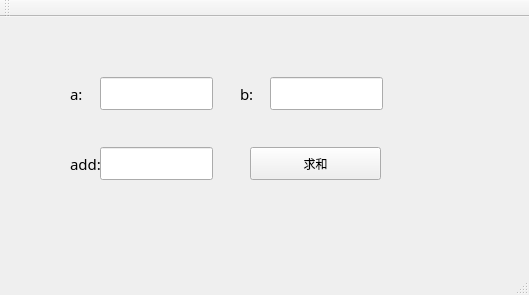
<?xml version="1.0" encoding="UTF-8"?>
<ui version="4.0">
 <class>MainWindow</class>
 <widget class="QMainWindow" name="MainWindow">
  <property name="geometry">
   <rect>
    <x>0</x>
    <y>0</y>
    <width>529</width>
    <height>295</height>
   </rect>
  </property>
  <property name="windowTitle">
   <string>MainWindow</string>
  </property>
  <widget class="QWidget" name="centralWidget">
   <widget class="QLabel" name="label">
    <property name="geometry">
     <rect>
      <x>70</x>
      <y>60</y>
      <width>31</width>
      <height>33</height>
     </rect>
    </property>
    <property name="minimumSize">
     <size>
      <width>0</width>
      <height>33</height>
     </size>
    </property>
    <property name="font">
     <font>
      <family>等线</family>
      <pointsize>11</pointsize>
     </font>
    </property>
    <property name="text">
     <string>a:</string>
    </property>
   </widget>
   <widget class="QLineEdit" name="lineEdit_a">
    <property name="geometry">
     <rect>
      <x>100</x>
      <y>60</y>
      <width>113</width>
      <height>33</height>
     </rect>
    </property>
    <property name="minimumSize">
     <size>
      <width>0</width>
      <height>33</height>
     </size>
    </property>
    <property name="font">
     <font>
      <family>等线</family>
      <pointsize>11</pointsize>
     </font>
    </property>
   </widget>
   <widget class="QLineEdit" name="lineEdit_b">
    <property name="geometry">
     <rect>
      <x>270</x>
      <y>60</y>
      <width>113</width>
      <height>33</height>
     </rect>
    </property>
    <property name="minimumSize">
     <size>
      <width>0</width>
      <height>33</height>
     </size>
    </property>
    <property name="font">
     <font>
      <family>等线</family>
      <pointsize>11</pointsize>
     </font>
    </property>
    <property name="text">
     <string/>
    </property>
   </widget>
   <widget class="QLabel" name="label_2">
    <property name="geometry">
     <rect>
      <x>240</x>
      <y>60</y>
      <width>31</width>
      <height>33</height>
     </rect>
    </property>
    <property name="minimumSize">
     <size>
      <width>0</width>
      <height>33</height>
     </size>
    </property>
    <property name="font">
     <font>
      <family>等线</family>
      <pointsize>11</pointsize>
     </font>
    </property>
    <property name="text">
     <string>b:</string>
    </property>
   </widget>
   <widget class="QLabel" name="label_3">
    <property name="geometry">
     <rect>
      <x>70</x>
      <y>130</y>
      <width>31</width>
      <height>33</height>
     </rect>
    </property>
    <property name="minimumSize">
     <size>
      <width>0</width>
      <height>33</height>
     </size>
    </property>
    <property name="font">
     <font>
      <family>等线</family>
      <pointsize>11</pointsize>
     </font>
    </property>
    <property name="text">
     <string>add:</string>
    </property>
   </widget>
   <widget class="QLineEdit" name="lineEdit_r">
    <property name="geometry">
     <rect>
      <x>100</x>
      <y>130</y>
      <width>113</width>
      <height>33</height>
     </rect>
    </property>
    <property name="minimumSize">
     <size>
      <width>0</width>
      <height>33</height>
     </size>
    </property>
    <property name="font">
     <font>
      <family>等线</family>
      <pointsize>11</pointsize>
     </font>
    </property>
    <property name="text">
     <string/>
    </property>
   </widget>
   <widget class="QPushButton" name="pushButton_add">
    <property name="geometry">
     <rect>
      <x>250</x>
      <y>130</y>
      <width>131</width>
      <height>33</height>
     </rect>
    </property>
    <property name="minimumSize">
     <size>
      <width>0</width>
      <height>33</height>
     </size>
    </property>
    <property name="text">
     <string>求和</string>
    </property>
   </widget>
  </widget>
  <widget class="QMenuBar" name="menuBar">
   <property name="geometry">
    <rect>
     <x>0</x>
     <y>0</y>
     <width>529</width>
     <height>23</height>
    </rect>
   </property>
  </widget>
  <widget class="QToolBar" name="mainToolBar">
   <attribute name="toolBarArea">
    <enum>TopToolBarArea</enum>
   </attribute>
   <attribute name="toolBarBreak">
    <bool>false</bool>
   </attribute>
  </widget>
  <widget class="QStatusBar" name="statusBar"/>
 </widget>
 <layoutdefault spacing="6" margin="11"/>
 <resources/>
 <connections/>
</ui>
